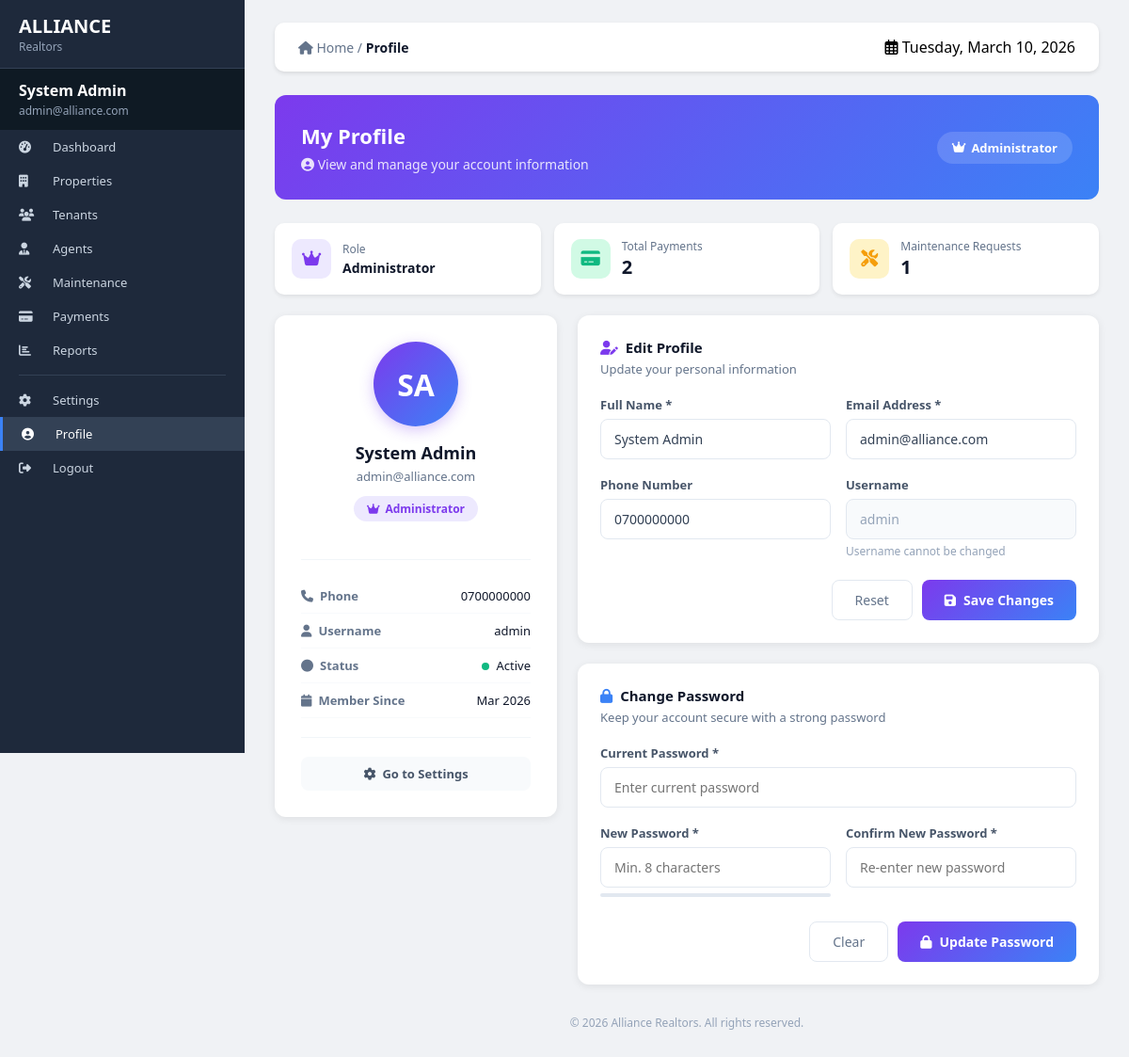
Screenshot of /admin/profile.php (signed in) with the database file from the repository.
### tables this page shows
CREATE TABLE users (
    id INT PRIMARY KEY AUTO_INCREMENT,
    username VARCHAR(50) NOT NULL UNIQUE,
    full_name VARCHAR(100) NOT NULL,
    email VARCHAR(100) NOT NULL UNIQUE,
    phone VARCHAR(20),
    password VARCHAR(255) NOT NULL,
    role_id INT NOT NULL,
    is_active TINYINT(1) DEFAULT 1,
    created_at TIMESTAMP DEFAULT CURRENT_TIMESTAMP,
    updated_at DATETIME DEFAULT CURRENT_TIMESTAMP ON UPDATE CURRENT_TIMESTAMP,
    FOREIGN KEY (role_id) REFERENCES roles(id)
);

### admin/profile.php (the view, shortened to what this page needs)
<?php
$full_name = $_SESSION['full_name'] ?? 'Admin';
$email     = $_SESSION['email'] ?? '';
$user_id   = (int)$_SESSION['user_id'];
$db      = Database::getInstance()->getConnection();
$user = [];
try {
    $stmt = $db->prepare("SELECT * FROM users WHERE id = ?");
    $stmt->execute([$user_id]);
    $user = $stmt->fetch(PDO::FETCH_ASSOC);
} catch (PDOException $e) { error_log($e->getMessage()); }
$activity = ['logins'=>0,'payments'=>0,'maintenance'=>0];
try {
    $activity['payments']    = (int)$db->query("SELECT COUNT(*) FROM payments")->fetchColumn();
    $activity['maintenance'] = (int)$db->query("SELECT COUNT(*) FROM maintenance_requests")->fetchColumn();
} catch (PDOException $e) {}
$initials = strtoupper(implode('', array_map(fn($w) => $w[0], explode(' ', trim($full_name)))));
$initials = substr($initials, 0, 2);
?>
<!DOCTYPE html>
<html lang="en">
<head>
    <link rel="stylesheet" href="https://cdnjs.cloudflare.com/ajax/libs/font-awesome/6.5.0/css/all.min.css">
</head>
<body>
<div class="dashboard">
    <div class="sidebar">
        <div class="sidebar-header"><h2>ALLIANCE</h2><p>Realtors</p></div>
        <div class="user-info">
            <div class="name"><?= htmlspecialchars($full_name) ?></div>
            <div class="email"><?= htmlspecialchars($email) ?></div>
        </div>
        <a href="dashboard.php"   class="menu-item"><i class="fas fa-tachometer-alt"></i> Dashboard</a>
        <a href="properties.php"  class="menu-item"><i class="fas fa-building"></i> Properties</a>
        <a href="tenants.php"     class="menu-item"><i class="fas fa-users"></i> Tenants</a>
        <a href="agents.php"      class="menu-item"><i class="fas fa-user-tie"></i> Agents</a>
        <a href="maintenance.php" class="menu-item"><i class="fas fa-tools"></i> Maintenance</a>
        <a href="payments.php"    class="menu-item"><i class="fas fa-credit-card"></i> Payments</a>
        <a href="reports.php"     class="menu-item"><i class="fas fa-chart-bar"></i> Reports</a>
        <div class="menu-divider"></div>
        <a href="settings.php"    class="menu-item"><i class="fas fa-cog"></i> Settings</a>
        <a href="profile.php"     class="menu-item active"><i class="fas fa-user-circle"></i> Profile</a>
        <a href="../logout.php"   class="menu-item"><i class="fas fa-sign-out-alt"></i> Logout</a>
    </div>
    <div class="main-content">
        <div class="top-bar">
            <div class="breadcrumb"><i class="fas fa-home"></i> Home / <span>Profile</span></div>
            <div><i class="far fa-calendar-alt"></i> <?= date('l, F j, Y') ?></div>
        </div>
        <div class="welcome-card">
            <div>
                <h1>My Profile</h1>
                <p><i class="fas fa-user-circle"></i> View and manage your account information</p>
            </div>
            <div class="admin-badge"><i class="fas fa-crown"></i> Administrator</div>
        </div>
        <div class="stats-row">
            <div class="mini-stat">
                <div class="mini-icon purple"><i class="fas fa-crown"></i></div>
                <div>
                    <div class="mini-label">Role</div>
                    <div class="mini-value" style="font-size:14px;margin-top:2px;">Administrator</div>
                </div>
            </div>
            <div class="mini-stat">
                <div class="mini-icon green"><i class="fas fa-credit-card"></i></div>
                <div>
                    <div class="mini-label">Total Payments</div>
                    <div class="mini-value"><?= $activity['payments'] ?></div>
                </div>
            </div>
            <div class="mini-stat">
                <div class="mini-icon yellow"><i class="fas fa-tools"></i></div>
                <div>
                    <div class="mini-label">Maintenance Requests</div>
                    <div class="mini-value"><?= $activity['maintenance'] ?></div>
                </div>
            </div>
        </div>
        <div class="profile-layout">
            <div>
                <div class="profile-card">
                    <div class="avatar"><?= htmlspecialchars($initials) ?></div>
                    <div class="profile-name"><?= htmlspecialchars($full_name) ?></div>
                    <div class="profile-email"><?= htmlspecialchars($email) ?></div>
                    <div class="role-pill"><i class="fas fa-crown"></i> Administrator</div>
                    <div class="divider"></div>
                    <div class="info-row">
                        <span class="info-label"><i class="fas fa-phone"></i> Phone</span>
                        <span class="info-value"><?= htmlspecialchars($user['phone'] ?? 'Not set') ?></span>
                    </div>
                    <div class="info-row">
                        <span class="info-label"><i class="fas fa-user"></i> Username</span>
                        <span class="info-value"><?= htmlspecialchars($user['username'] ?? '—') ?></span>
                    </div>
                    <div class="info-row">
                        <span class="info-label"><i class="fas fa-circle"></i> Status</span>
                        <span class="info-value">
                            <span class="status-dot"></span>
                            <?= ucfirst($user['status'] ?? 'active') ?>
                        </span>
                    </div>
                    <div class="info-row">
                        <span class="info-label"><i class="fas fa-calendar"></i> Member Since</span>
                        <span class="info-value">
                            <?= isset($user['created_at']) ? date('M Y', strtotime($user['created_at'])) : '—' ?>
                        </span>
                    </div>
                    <div class="divider"></div>
                    <a href="settings.php" style="display:inline-flex;align-items:center;gap:7px;background:#f8fafc;color:#475569;text-decoration:none;padding:9px 18px;border-radius:8px;font-size:13px;font-weight:600;width:100%;justify-content:center;transition:background 0.2s;">
                        <i class="fas fa-cog"></i> Go to Settings
                    </a>
                </div>
            </div>
            <div>
                <div class="form-card">
                    <h3><i class="fas fa-user-edit" style="color:#7c3aed"></i> Edit Profile</h3>
                    <p class="sub">Update your personal information</p>
                    <form method="POST">
                        <div class="form-grid">
                            <div class="form-group">
                                <label>Full Name *</label>
                                <input type="text" name="full_name" value="<?= htmlspecialchars($user['full_name'] ?? $full_name) ?>" required>
                            </div>
                            <div class="form-group">
                                <label>Email Address *</label>
                                <input type="email" name="email" value="<?= htmlspecialchars($user['email'] ?? $email) ?>" required>
                            </div>
                            <div class="form-group">
                                <label>Phone Number</label>
                                <input type="text" name="phone" value="<?= htmlspecialchars($user['phone'] ?? '') ?>" placeholder="e.g. 0700000000">
                            </div>
                            <div class="form-group">
                                <label>Username</label>
                                <input type="text" value="<?= htmlspecialchars($user['username'] ?? '') ?>" disabled>
                                <div class="form-hint">Username cannot be changed</div>
                            </div>
                        </div>
                        <div class="form-actions">
                            <button type="reset" class="btn-secondary">Reset</button>
                            <button type="submit" class="btn-primary"><i class="fas fa-save"></i> Save Changes</button>
                        </div>
                    </form>
                </div>
                <div class="form-card">
                    <h3><i class="fas fa-lock" style="color:#3b82f6"></i> Change Password</h3>
                    <p class="sub">Keep your account secure with a strong password</p>
                    <form method="POST">
                        <div class="form-grid">
                            <div class="form-group full">
                                <label>Current Password *</label>
                                <input type="password" name="current_password" required placeholder="Enter current password">
                            </div>
                            <div class="form-group">
                                <label>New Password *</label>
                                <input type="password" name="new_password" required placeholder="Min. 8 characters" oninput="checkStrength(this.value)">
                                <div id="strengthBar"><div id="strengthFill"></div></div>
                            </div>
                            <div class="form-group">
                                <label>Confirm New Password *</label>
                                <input type="password" name="confirm_password" required placeholder="Re-enter new password">
                            </div>
                        </div>
                        <div class="form-actions">
                            <button type="reset" class="btn-secondary">Clear</button>
                            <button type="submit" class="btn-primary"><i class="fas fa-lock"></i> Update Password</button>
                        </div>
                    </form>
                </div>
            </div>
        </div>
        <div class="footer">© <?= date('Y') ?> Alliance Realtors. All rights reserved.</div>
    </div>
</div>
</body>
</html>

### rows the page displays
users: phone "0700000000", username "admin", created_at "Mar 2026", full_name "System Admin", email "admin@alliance.com"

### other values shown
$full_name "System Admin"
$email "admin@alliance.com"
$activity['payments'] "2"
$activity['maintenance'] "1"
$initials "SA"
$user['status'] "Active"
